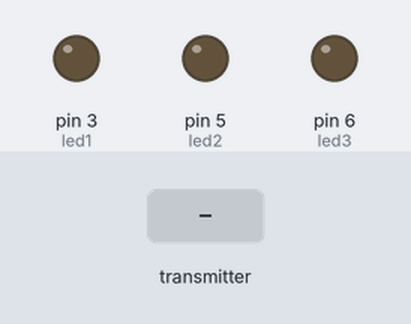
Bench run of a sketch on a simulated Arduino Uno, built with avr-gcc and run on an emulated ATmega328P. Shown: output pins drawn as LEDs (lit = HIGH). Inputs (shaded band) come from the test bench. No radio packets arrive unless stated.

Above: at 1.2 s.
1.3 s: the transmitter starts sending val.0 = 1023
At 2.3 s:
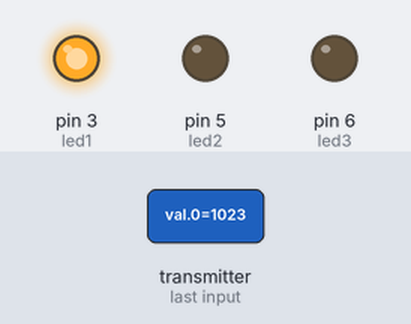
2.8 s: the transmitter starts sending val.1 = 1023
At 3.5 s:
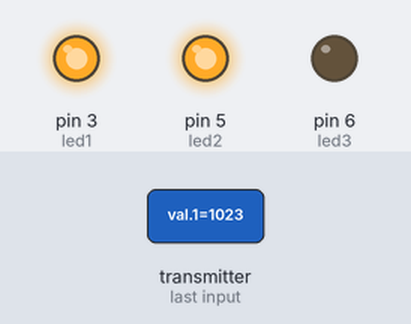
4.3 s: the transmitter starts sending val.2 = 1023
At 4.6 s:
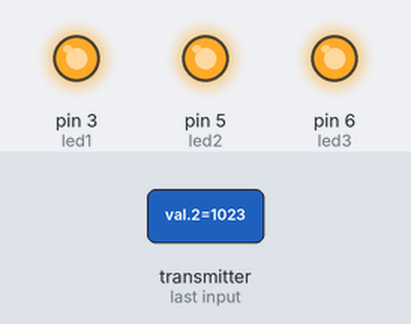
5.8 s: the transmitter starts sending val.0 = 0
At 7.0 s:
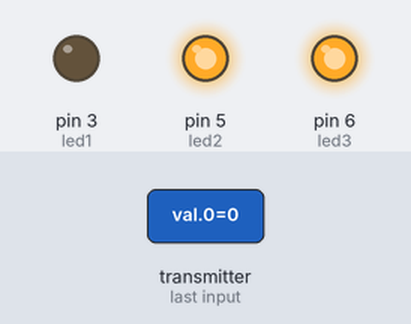
7.3 s: the transmitter starts sending val.1 = 0
At 8.1 s:
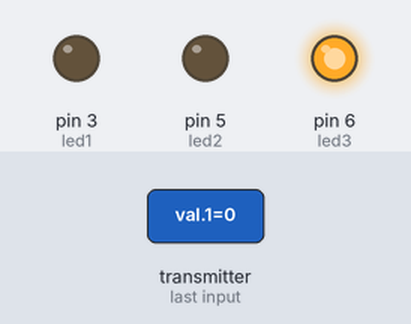
8.8 s: the transmitter starts sending val.0 = 1023
At 9.2 s:
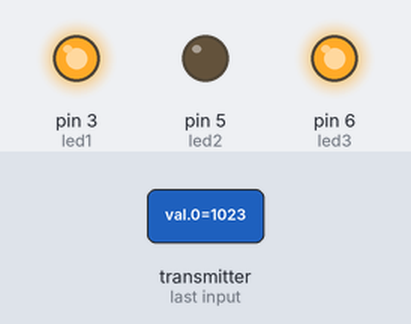
Timing chart, 0 to 11.3 s (numbered marks = the images above; inputs shaded):
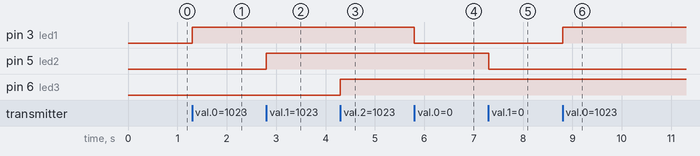

Measured:
- after the input at 1.3 s, pin 3 (led1): LOW → HIGH at once
- after the input at 2.8 s, pin 5 (led2): LOW → HIGH at once
- after the input at 4.3 s, pin 6 (led3): LOW → HIGH at once
- after the input at 5.8 s, pin 3 (led1): HIGH → LOW at once
- after the input at 7.3 s, pin 5 (led2): HIGH → LOW at once
- after the input at 8.8 s, pin 3 (led1): LOW → HIGH at once

The sketch:

Receiver.ino
```cpp
#include <SPI.h>
#include<RF24.h>
RF24 radio(9, 10); // CE, CSN
const byte address[6] = "00001";
#define led1 3
#define led2 5
#define led3 6
#define led4 9
int val[4];

void setup() {
pinMode(led1, OUTPUT);
pinMode(led2, OUTPUT);
pinMode(led3, OUTPUT);
pinMode(led4, OUTPUT);
radio.begin();
radio.openReadingPipe(0, address);
radio.setDataRate(RF24_2MBPS);
radio.setPALevel(RF24_PA_HIGH);
radio.setChannel(0x4C);
radio.startListening();
}

void loop() {

delay(5);
radio.startListening();
while (!radio.available());
radio.read(&val, sizeof(val));
analogWrite(led1, val[0]);
analogWrite(led2, val[1]);
analogWrite(led3, val[2]);
analogWrite(led4, val[3]);

}
```
